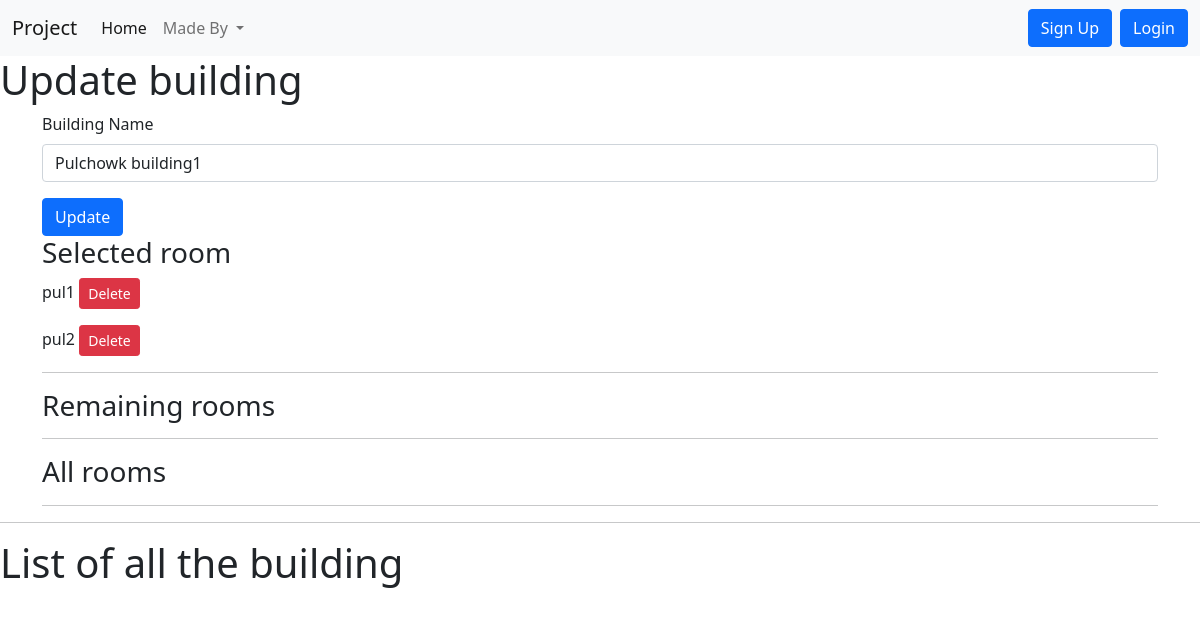
The page /updatebuilding/4 on the database its author committed.
### home/models.py (models this page shows, shortened)
class Addbuilding(models.Model):
    profile = models.ForeignKey(Profile,blank=True,null=True, on_delete=models.CASCADE)
    buildingname=models.CharField(max_length=122)
    rooms=models.ManyToManyField(Addroom,blank=True)

class Addroom(models.Model):
    profile = models.ForeignKey(Profile,blank=True,null=True, on_delete=models.CASCADE)
    roomname=models.CharField(max_length=122)
    invigilatorsinroom=models.ManyToManyField(Newapp,blank=True)

### home/views.py (the view)
# urls.py: path("updatebuilding/<addbuilding_id>",views.updatebuilding,name='updatebuilding'),
def updatebuilding(request, addbuilding_id):
    addbuilding_data = Addbuilding.objects.get(pk=addbuilding_id)
    allbuilding_data = Addbuilding.objects.all()
    roomsinbuilding=addbuilding_data.rooms.all()
    removedroom_data = Addroom.objects.exclude(pk__in=roomsinbuilding)
    allroom_data = Addroom.objects.all()
    data = {
        'addbuilding_data': addbuilding_data,
        'allbuilding_data': allbuilding_data,
        'roomsinbuilding':roomsinbuilding,
        'removedroom_data':removedroom_data,
        'allroom_data':allroom_data,
    }
    return render(request, "addbuilding.html", data)

### templates/addbuilding.html (shortened to what this page needs)
{% extends 'base.html' %}
{% block addbuildingcontent %}
{% if addbuilding_data %}
<h1>Update building</h1>
<div class="container">
    <form method="post" action="{% url 'updatebuildingfunc' addbuilding_data.id %}">
      <div class="mb-3">
        <label for="buildingname" class="form-label">Building Name</label>
        <input value="{{addbuilding_data.buildingname}}" type="text" required class="form-control"
            id="buildingname" name="buildingname" placeholder="Enter building name">
      </div>
      <button type="submit" class="btn btn-primary">Update</button>
    </form>
</div>
<div class="container">
    <h3>Selected room</h3>
    <div>
      {% for rib in roomsinbuilding %}
      <p>
        {{rib.roomname}}
        <a href="{% url 'deleteroomfrombuilding' rib.id addbuilding_data.id%}"><button
            class="btn btn-danger btn-sm">Delete</button></a>
    </p>
      {% endfor %}
    </div>
    <hr>
    <h3>Remaining rooms</h3>
    <hr>
    <h3>All rooms</h3>
    <hr>
</div>
{% endif %}
<hr>
<h1>List of all the building</h1>
{% endblock addbuildingcontent %}

### rows shown on the page
Addbuilding: buildingname "Pulchowk building1"
Addroom: roomname "pul1"
Addroom: roomname "pul2"
